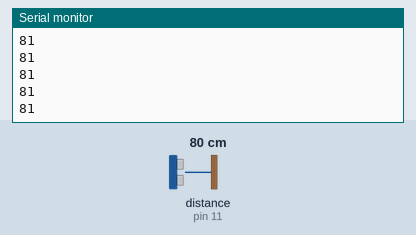
Simulated run of this sketch. Board: Arduino Mega 2560, built with avr-gcc and run on an emulated ATmega2560. On the bench: the last lines printed to the serial monitor. Inputs (shaded band) come from the test bench; at power-on: distance to the obstacle (sensor on pin 11) 80 cm. The echo pulse lasts 58.3 µs per cm.

Above: at 1.2 s.
1.3 s: distance to the obstacle (sensor on pin 11) set to 2 cm
At 1.37 s:
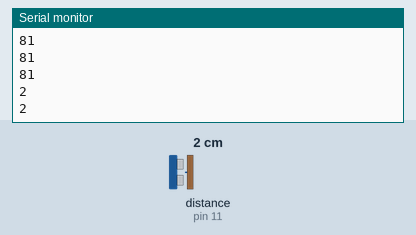
2.8 s: distance to the obstacle (sensor on pin 11) set to 4 cm
At 2.82 s:
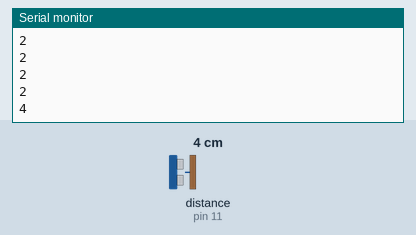
Timing chart, 0 to 5.8 s (numbered marks = the images above; inputs shaded):
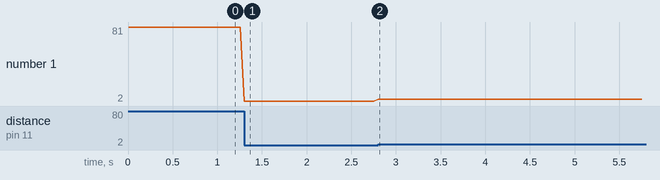

The sketch:

NewPingEventTimer.ino
```cpp
// ---------------------------------------------------------------------------
// This example shows how to use NewPing's ping_timer method which uses the Timer2 interrupt to get the
// ping time. The advantage of using this method over the standard ping method is that it permits a more
// event-driven sketch which allows you to appear to do two things at once. An example would be to ping
// an ultrasonic sensor for a possible collision while at the same time navigating. This allows a
// properly developed sketch to multitask. Be aware that because the ping_timer method uses Timer2,
// other features or libraries that also use Timer2 would be effected. For example, the PWM function on
// pins 3 & 11 on Arduino Uno (pins 9 and 11 on Arduino Mega) and the Tone library. Note, only the PWM
// functionality of the pins is lost (as they use Timer2 to do PWM), the pins are still available to use.
// NOTE: For Teensy/Leonardo (ATmega32U4) the library uses Timer4 instead of Timer2.
// ---------------------------------------------------------------------------
#include <NewPing.h>

#define TRIGGER_PIN   12 // Arduino pin tied to trigger pin on ping sensor.
#define ECHO_PIN      11 // Arduino pin tied to echo pin on ping sensor.
#define MAX_DISTANCE 400 // Maximum distance we want to ping for (in centimeters). Maximum sensor distance is rated at 400-500cm.

NewPing sonar(TRIGGER_PIN, ECHO_PIN, MAX_DISTANCE); // NewPing setup of pins and maximum distance.

unsigned int pingSpeed = 50; // How frequently are we going to send out a ping (in milliseconds). 50ms would be 20 times a second.
unsigned long pingTimer;     // Holds the next ping time.

void setup() {
  Serial.begin(115200); // Open serial monitor at 115200 baud to see ping results.
  pingTimer = millis(); // Start now.
}

void loop() {
  // Notice how there's no delays in this sketch to allow you to do other processing in-line while doing distance pings.
  if (millis() >= pingTimer) {   // pingSpeed milliseconds since last ping, do another ping.
    pingTimer += pingSpeed;      // Set the next ping time.
    sonar.ping_timer(echoCheck); // Send out the ping, calls "echoCheck" function every 24uS where you can check the ping status.
  }
  // Do other stuff here, really. Think of it as multi-tasking.
}

void echoCheck() { // Timer2 interrupt calls this function every 24uS where you can check the ping status.
  // Don't do anything here!
  if (sonar.check_timer()) { // This is how you check to see if the ping was received.
    // Here's where you can add code.
    Serial.print(sonar.ping_result / US_ROUNDTRIP_CM); // Ping returned, uS result in ping_result, convert to cm with US_ROUNDTRIP_CM.
    Serial.println("");
  }
  // Don't do anything here!
}
```

Measured:
- after the input at 1.3 s, the serial monitor: prints a new line at once (image 1)
- after the input at 2.8 s, the serial monitor: prints a new line at once (image 2)
- plotted number 1: 81 → 2 after the input at 1.3 s, 2 → 4 after the input at 2.8 s
